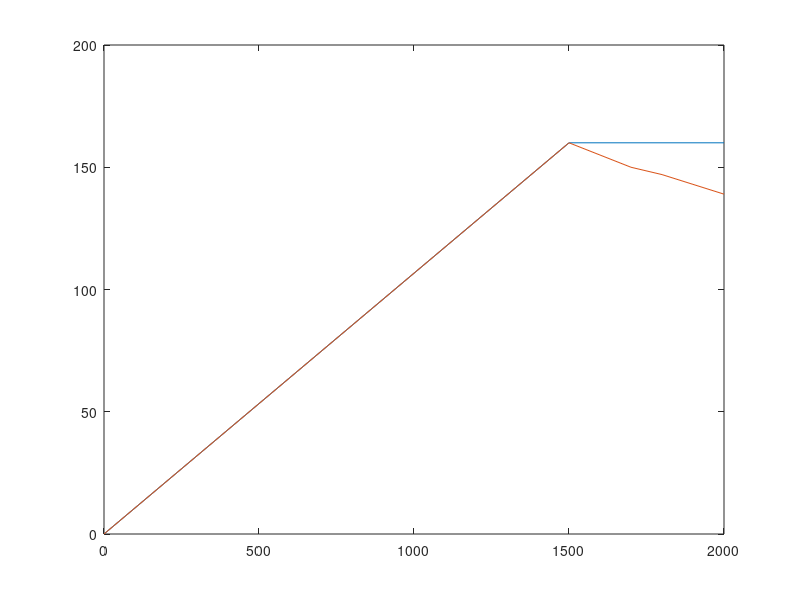

MATLAB code to generate this figure:
clc;
clear all;
N=[0;0;0;0;0;1500;1600;1700;1800;1900;2000];
P=[0;0;0;0;0;160;160;160;160;160;160];
T=[0;0;0;0;0;160;155;150;147;143;139];
plot(N,P)
hold on 
plot(N,T)